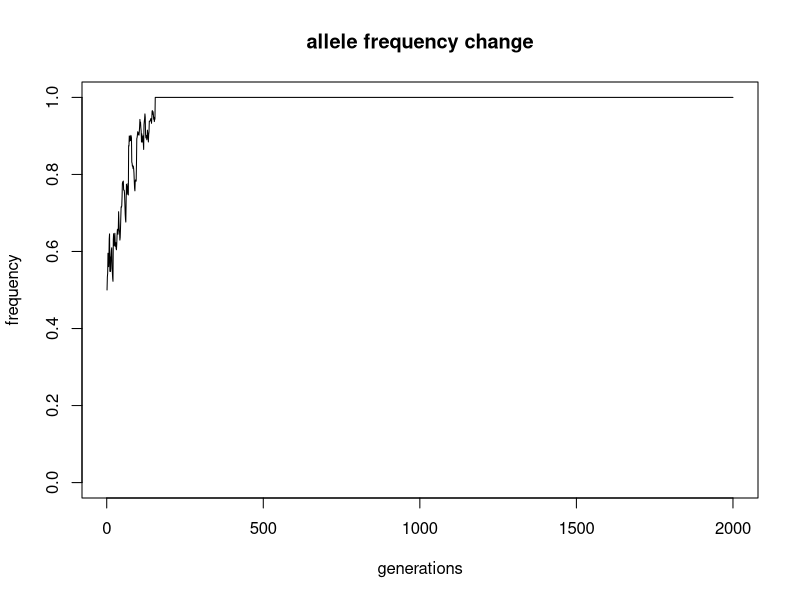
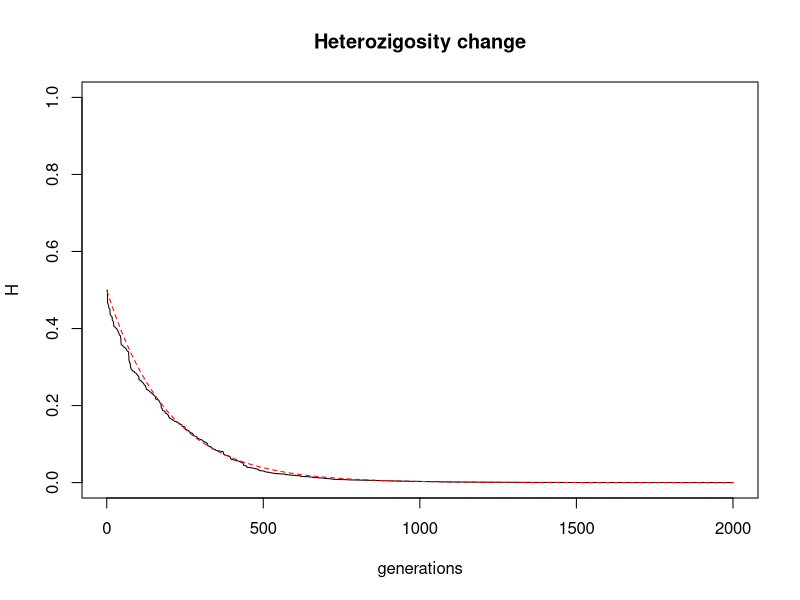

The R script that drew these images, in order:
# Genetic Drift with variable population size

# Number of generations
ngens <- 2000

# Number of individuals:
N <- sample(10:1000, ngens, replace = TRUE)

# Population of individuals '0' or '1':
pop <- rep(0:1, each = N[1]/2)

# Vector with the frequencies of allele 0 through the 'ngens' generations 
freqs <- numeric(ngens)

# 1st element of vector will be the allele frequency in parent generation 'pop':
freqs[1] <- mean(pop == 0)

# vector of heterozigosities through the 'ngens' generations
het <- numeric(ngens)
het[1] <- mean(pop == 0)

for(i in 2:ngens) {
    
    # the next generation is a random sample of the parental population:
    pop <- sample(pop, size = N[i], replace = TRUE)
    
    # allele frequency in the ith generation:
    freqs[i] <- mean(pop == 0)
    
    # heterozigosity in the ith generation
    het[i] <- het[i - 1] * (1 - (1/(N[i - 1])))
}

plot(freqs, type = "l", ylim = c(0, 1),
     xlab = "generations", ylab = "frequency", 
     main = "allele frequency change")

plot(het, type = "l", ylim = c(0, 1),
     xlab = "generations", ylab = "H", 
     main = "Heterozigosity change")

# Ne
ne <- (sum(N^-1) / length(N)) ^-1

# Theoretical H change
H_t <- het[1] * (1 - (1/ne))^(1:ngens)

# add theoretical line to the plot of H
lines(H_t, col = "red", lty = 2)
